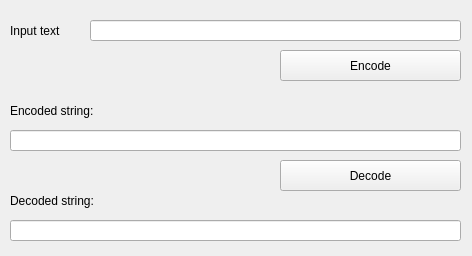
<?xml version="1.0" encoding="UTF-8"?>
<ui version="4.0">
 <class>MainWindow</class>
 <widget class="QMainWindow" name="MainWindow">
  <property name="geometry">
   <rect>
    <x>0</x>
    <y>0</y>
    <width>472</width>
    <height>256</height>
   </rect>
  </property>
  <property name="windowTitle">
   <string>MainWindow</string>
  </property>
  <widget class="QWidget" name="centralwidget">
   <widget class="QPushButton" name="encode">
    <property name="geometry">
     <rect>
      <x>280</x>
      <y>50</y>
      <width>181</width>
      <height>31</height>
     </rect>
    </property>
    <property name="toolTip">
     <string>Press to encode</string>
    </property>
    <property name="text">
     <string>Encode</string>
    </property>
   </widget>
   <widget class="QLabel" name="label">
    <property name="geometry">
     <rect>
      <x>10</x>
      <y>20</y>
      <width>81</width>
      <height>21</height>
     </rect>
    </property>
    <property name="font">
     <font>
      <pointsize>9</pointsize>
      <weight>50</weight>
      <bold>false</bold>
     </font>
    </property>
    <property name="text">
     <string>Input text</string>
    </property>
   </widget>
   <widget class="QLineEdit" name="input_string">
    <property name="geometry">
     <rect>
      <x>90</x>
      <y>20</y>
      <width>371</width>
      <height>21</height>
     </rect>
    </property>
    <property name="font">
     <font>
      <pointsize>9</pointsize>
      <weight>50</weight>
      <bold>false</bold>
     </font>
    </property>
    <property name="toolTip">
     <string>Input string to encode</string>
    </property>
   </widget>
   <widget class="QLabel" name="label_2">
    <property name="geometry">
     <rect>
      <x>10</x>
      <y>100</y>
      <width>111</width>
      <height>21</height>
     </rect>
    </property>
    <property name="font">
     <font>
      <pointsize>9</pointsize>
      <weight>50</weight>
      <bold>false</bold>
     </font>
    </property>
    <property name="text">
     <string>Encoded string:</string>
    </property>
   </widget>
   <widget class="QLineEdit" name="encoded_string">
    <property name="geometry">
     <rect>
      <x>10</x>
      <y>130</y>
      <width>451</width>
      <height>21</height>
     </rect>
    </property>
    <property name="font">
     <font>
      <pointsize>9</pointsize>
      <weight>50</weight>
      <bold>false</bold>
     </font>
    </property>
    <property name="toolTip">
     <string>This is encoded string</string>
    </property>
    <property name="readOnly">
     <bool>true</bool>
    </property>
   </widget>
   <widget class="QPushButton" name="decode">
    <property name="geometry">
     <rect>
      <x>280</x>
      <y>160</y>
      <width>181</width>
      <height>31</height>
     </rect>
    </property>
    <property name="toolTip">
     <string>Press to decode encoded string</string>
    </property>
    <property name="text">
     <string>Decode</string>
    </property>
   </widget>
   <widget class="QLineEdit" name="decoded_string">
    <property name="geometry">
     <rect>
      <x>10</x>
      <y>220</y>
      <width>451</width>
      <height>21</height>
     </rect>
    </property>
    <property name="font">
     <font>
      <pointsize>9</pointsize>
      <weight>50</weight>
      <bold>false</bold>
     </font>
    </property>
    <property name="toolTip">
     <string>This is decoded string</string>
    </property>
    <property name="readOnly">
     <bool>true</bool>
    </property>
   </widget>
   <widget class="QLabel" name="label_3">
    <property name="geometry">
     <rect>
      <x>10</x>
      <y>190</y>
      <width>111</width>
      <height>21</height>
     </rect>
    </property>
    <property name="font">
     <font>
      <pointsize>9</pointsize>
      <weight>50</weight>
      <bold>false</bold>
     </font>
    </property>
    <property name="text">
     <string>Decoded string:</string>
    </property>
   </widget>
  </widget>
 </widget>
 <resources/>
 <connections/>
</ui>
